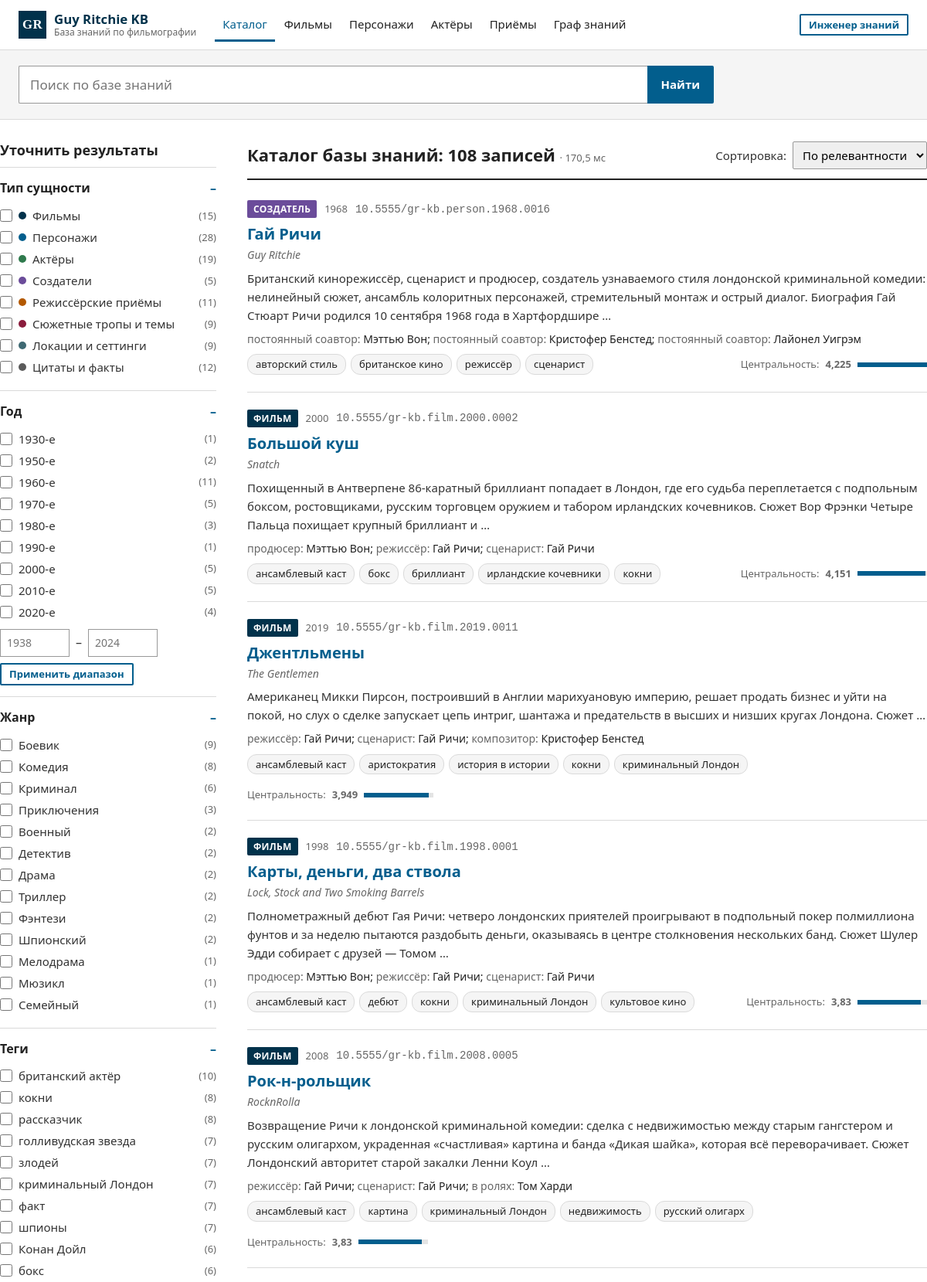
The app's page /search/ (upper part) with its own data.
### knowledge/models.py (models this page shows, shortened)
class EntityType(models.Model):
    code = models.SlugField("Код", max_length=32, unique=True)
    name = models.CharField("Название", max_length=64)
    name_plural = models.CharField("Название (мн. ч.)", max_length=64)
    description = models.TextField("Описание класса", blank=True)
    color = models.CharField("Цвет (HEX)", max_length=7, default="#025e8d",
                             help_text="Цвет бейджа и узла на графе")
    order = models.PositiveSmallIntegerField("Порядок", default=0)
    class Meta:
        ordering = ["order", "name"]
        verbose_name = "Тип сущности"
        verbose_name_plural = "Типы сущностей"

class KnowledgeEntry(models.Model):
    title = models.CharField("Заголовок", max_length=255)
    original_title = models.CharField("Оригинальное название", max_length=255, blank=True)
    slug = models.SlugField("Slug", max_length=200, unique=True, blank=True)
    entity_type = models.ForeignKey(EntityType, on_delete=models.PROTECT,
                                    related_name="entries", verbose_name="Тип сущности")
    summary = models.TextField("Аннотация", help_text="Краткое описание (1–3 предложения)")
    content = models.TextField(
        "Содержание", blank=True,
        help_text="Структурированный текст. Секции начинаются со строки «## Заголовок секции».",
    )
    year = models.PositiveSmallIntegerField("Год", null=True, blank=True, db_index=True)
    genres = models.JSONField("Жанры", default=list, blank=True,
                              help_text='Список строк, например ["криминал", "комедия"]')
    metadata_json = models.JSONField(
        "Атрибуты", default=dict, blank=True,
        help_text='Словарь характеристик: {"Бюджет": "$22 млн", "Длительность": "113 мин"}',
    )
    tags = models.ManyToManyField(Tag, blank=True, related_name="entries", verbose_name="Теги")
    kb_id = models.CharField("Идентификатор БЗ", max_length=64, unique=True,
                             blank=True, null=True, editable=False)
    views = models.PositiveIntegerField("Просмотры", default=0, editable=False)
    is_published = models.BooleanField("Опубликовано", default=True)
    created_at = models.DateTimeField("Создано", auto_now_add=True)
    updated_at = models.DateTimeField("Обновлено", auto_now=True)
    class Meta:
        ordering = ["title"]
        verbose_name = "Запись базы знаний"
        verbose_name_plural = "Записи базы знаний"
        indexes = [models.Index(fields=["entity_type", "year"])]
    def get_absolute_url(self):
        return reverse("portal:entry", kwargs={"slug": self.slug})
    def plain_content(self) -> str:
        return re.sub(r"^\s*##\s*", "", self.content or "", flags=re.M)
    def related_entries(self):
        items = []
        out_qs = self.outgoing.select_related("target__entity_type", "relation_type")
        in_qs = self.incoming.select_related("source__entity_type", "relation_type")
        for r in out_qs:
            if r.target.is_published:
                items.append({"relation": r, "entry": r.target,
                              "label": r.relation_type.name, "direction": "out"})
        for r in in_qs:
            if r.source.is_published:
                items.append({"relation": r, "entry": r.source,
                              "label": r.relation_type.inverse_name or r.relation_type.name,
                              "direction": "in"})
        items.sort(key=lambda x: (x["entry"].entity_type.order, x["label"], x["entry"].title))
        return items

class Relation(models.Model):
    source = models.ForeignKey(KnowledgeEntry, on_delete=models.CASCADE,
                               related_name="outgoing", verbose_name="Источник")
    target = models.ForeignKey(KnowledgeEntry, on_delete=models.CASCADE,
                               related_name="incoming", verbose_name="Цель")
    relation_type = models.ForeignKey(RelationType, on_delete=models.PROTECT,
                                      related_name="relations", verbose_name="Тип связи")
    weight = models.FloatField("Вес", default=1.0, help_text="Сила связи 0..1")
    note = models.CharField("Примечание", max_length=255, blank=True,
                            help_text="Например: «роль второго плана»")
    created_at = models.DateTimeField("Создано", auto_now_add=True)
    class Meta:
        verbose_name = "Связь"
        verbose_name_plural = "Связи"
        constraints = [
            models.UniqueConstraint(fields=["source", "target", "relation_type"],
                                    name="uniq_relation_triple"),
            models.CheckConstraint(condition=~models.Q(source=models.F("target")),
                                   name="relation_no_self_loop"),
        ]

class RelationType(models.Model):
    code = models.SlugField("Код", max_length=48, unique=True)
    name = models.CharField("Прямое имя", max_length=64, help_text="Например: «снялся в»")
    inverse_name = models.CharField("Обратное имя", max_length=64, blank=True,
                                    help_text="Например: «в ролях»")
    is_symmetric = models.BooleanField("Симметричная", default=False)
    description = models.TextField("Описание", blank=True)
    class Meta:
        ordering = ["name"]
        verbose_name = "Тип связи"
        verbose_name_plural = "Типы связей"

class Tag(models.Model):
    name = models.CharField("Тег", max_length=64, unique=True)
    slug = models.SlugField("Slug", max_length=80, unique=True, blank=True)
    class Meta:
        ordering = ["name"]
        verbose_name = "Тег"
        verbose_name_plural = "Теги"

### portal/views.py (the view)
# urls.py: path("search/", views.search_page, name="search"),
def search_page(request):
    filters = Filters.from_querydict(request.GET)
    try:
        page = int(request.GET.get("page", 1))
    except ValueError:
        page = 1
    res = search(query=request.GET.get("q", ""), filters=filters,
                 sort=request.GET.get("sort", "relevance"), page=page)
    type_names = {t["value"]: t["label"] for t in res.facets["type"]}
    tag_names = {t["value"]: t["label"] for t in res.facets["tag"]}
    active = (
        [("type", v, type_names.get(v, v)) for v in filters.types]
        + [("decade", v, f"{v}-е") for v in filters.decades]
        + [("genre", v, v.capitalize()) for v in filters.genres]
        + [("tag", v, tag_names.get(v, v)) for v in filters.tags]
    )
    if filters.year_from or filters.year_to:
        active.append(("year", None, f"Годы: {filters.year_from or '…'}–{filters.year_to or '…'}"))
    return render(request, "portal/search.html", {
        "res": res,
        "q": res.query,
        "sorts": SORTS,
        "active_filters": active,
        "max_score": max((h.score for h in res.hits), default=0),
        "page_window": _page_window(res.page, res.pages),
    })

### portal/templatetags/kb_extras.py (called while the page is built)
def _params(context):
    request = context["request"]
    return request.GET.copy()

@register.simple_tag(takes_context=True)
def url_replace(context, **kwargs):
    params = _params(context)
    for key, value in kwargs.items():
        if value in (None, ""):
            params.pop(key, None)
        else:
            params[key] = value
    return "?" + params.urlencode()

@register.filter
def percent(value, total):
    try:
        return max(2, min(100, round(float(value) / float(total) * 100)))
    except (TypeError, ValueError, ZeroDivisionError):
        return 0

@register.filter
def ru_plural(n, forms):
    one, few, many = forms.split(",")
    try:
        n = abs(int(n))
    except (TypeError, ValueError):
        return many
    if n % 10 == 1 and n % 100 != 11:
        return one
    if 2 <= n % 10 <= 4 and not 12 <= n % 100 <= 14:
        return few
    return many

@register.simple_tag
def type_badge(entity_type, outline=False):
    cls = "badge badge-outline" if outline else "badge"
    return format_html('<span class="{}" style="--c:{}">{}</span>', cls, entity_type.color,
                       entity_type.name)

### portal/views.py (called while the page is built)
def _page_window(page, pages, radius=2):
    nums = sorted({1, pages, *range(max(1, page - radius), min(pages, page + radius) + 1)})
    out, prev = [], 0
    for n in nums:
        if n - prev > 1:
            out.append(None)
        out.append(n)
        prev = n
    return out

### search/engine.py (called while the page is built)
def _degrees():
    out = {}
    for eid, n in Relation.objects.values_list("source_id").annotate(n=Count("id")):
        out[eid] = out.get(eid, 0) + n
    for eid, n in Relation.objects.values_list("target_id").annotate(n=Count("id")):
        out[eid] = out.get(eid, 0) + n
    return out

def _doc_attrs(entries):
    tags_by_entry = {}
    for eid, slug in KnowledgeEntry.tags.through.objects.filter(
            knowledgeentry_id__in=[e.pk for e in entries]).values_list(
            "knowledgeentry_id", "tag__slug"):
        tags_by_entry.setdefault(eid, []).append(slug)
    return [{
        "id": e.pk,
        "type": e.entity_type.code,
        "year": e.year,
        "decade": (e.year // 10 * 10) if e.year else None,
        "genres": [g.lower() for g in (e.genres or [])],
        "tags": tags_by_entry.get(e.pk, []),
    } for e in entries]

### search/facets.py (called while the page is built)
def apply_filters(docs, f: Filters):
    return [d for d in docs if _passes(d, f)]

### search/normalizer.py (called while the page is built)
def _analyzer():
    global _morph
    if _morph is None:
        _morph = pymorphy3.MorphAnalyzer()
    return _morph

### templates/portal/search.html (shortened to what this page needs)
{% extends "base.html" %}
{% load kb_extras %}
{% block content %}
<div class="search-bar">
  <div class="container">
    <form action="{% url 'portal:search' %}" method="get" role="search">
      <input id="q" type="search" name="q" value="{{ q }}" placeholder="Поиск по базе знаний"
             data-suggest="{% url 'portal:api_suggest' %}">
      <button class="btn" type="submit">Найти</button>
    </form>
  </div>
</div>
<div class="container search-layout">
  <aside class="facets" aria-label="Фильтры">
    <form method="get" action="{% url 'portal:search' %}" data-autosubmit>
      <h2>Уточнить результаты {% if active_filters %}<a href="?q={{ q|urlencode }}&sort={{ res.sort }}">Сбросить</a>{% endif %}</h2>
      <details class="facet" open>
        <summary>Тип сущности</summary>
        <ul>
          {% for f in res.facets.type %}
          <li><label class="{% if not f.count and not f.selected %}zero{% endif %}">
            <input type="checkbox" name="type" value="{{ f.value }}" {% if f.selected %}checked{% endif %}>
            <span class="swatch" style="--c:{{ f.color }}"></span>
            <span class="lbl">{{ f.label }}</span><span class="cnt">({{ f.count }})</span>
          </label></li>
          {% endfor %}
        </ul>
      </details>
      <details class="facet" open>
        <summary>Год</summary>
        <ul>
          {% for f in res.facets.decade %}
          <li><label>
            <input type="checkbox" name="decade" value="{{ f.value }}" {% if f.selected %}checked{% endif %}>
            <span class="lbl">{{ f.label }}</span><span class="cnt">({{ f.count }})</span>
          </label></li>
          {% empty %}<li class="muted small">Нет датированных записей</li>
          {% endfor %}
        </ul>
        <div class="year-range">
          <input id="yf" type="number" name="year_from" min="1900" max="2100"
                 value="{{ res.filters.year_from|default_if_none:'' }}" placeholder="{{ res.facets.year.min|default_if_none:'с' }}">
          <span>–</span>
          <input id="yt" type="number" name="year_to" min="1900" max="2100"
                 value="{{ res.filters.year_to|default_if_none:'' }}" placeholder="{{ res.facets.year.max|default_if_none:'по' }}">
        </div>
        <button class="btn btn-sm btn-outline" type="submit">Применить диапазон</button>
      </details>
      {% if res.facets.genre %}
      <details class="facet" open>
        <summary>Жанр</summary>
        <ul>
          {% for f in res.facets.genre %}
          <li><label>
            <input type="checkbox" name="genre" value="{{ f.value }}" {% if f.selected %}checked{% endif %}>
            <span class="lbl">{{ f.label }}</span><span class="cnt">({{ f.count }})</span>
          </label></li>
          {% endfor %}
        </ul>
      </details>
      {% endif %}
      {% if res.facets.tag %}
      <details class="facet" open>
        <summary>Теги</summary>
        <ul>
          {% for f in res.facets.tag %}
          <li><label>
            <input type="checkbox" name="tag" value="{{ f.value }}" {% if f.selected %}checked{% endif %}>
            <span class="lbl">{{ f.label }}</span><span class="cnt">({{ f.count }})</span>
          </label></li>
          {% endfor %}
        </ul>
      </details>
      {% endif %}
    </form>
  </aside>
  <section aria-label="Результаты поиска">
    <div class="results-head">
      <h1>
        {% if q %}{{ res.total }} {{ res.total|ru_plural:"результат,результата,результатов" }} по запросу «{{ q }}»
        {% else %}Каталог базы знаний: {{ res.total }} {{ res.total|ru_plural:"запись,записи,записей" }}{% endif %}
        <span class="took">· {{ res.took_ms }} мс</span>
      </h1>
      <form class="sort-form" method="get" data-autosubmit>
        <label for="sort">Сортировка:</label>
        <select id="sort" name="sort">
          {% for key, label in sorts.items %}
          <option value="{{ key }}" {% if key == res.sort %}selected{% endif %}>{{ label }}</option>
          {% endfor %}
        </select>
      </form>
    </div>
    {% if res.hits %}
    <ol class="result-list">
      {% for hit in res.hits %}{% include "portal/includes/result_card.html" %}{% endfor %}
    </ol>
    {% else %}
    <div class="empty-state">
      <h2>Ничего не найдено</h2>
      <p>Попробуйте изменить запрос или <a href="?q={{ q|urlencode }}">сбросить фильтры</a>.</p>
    </div>
    {% endif %}
  </section>
</div>
{% endblock %}

### templates/portal/includes/result_card.html (shortened to what this page needs)
{% load kb_extras %}
<li class="result">
  <div class="result-top">
    {% type_badge hit.entry.entity_type %}
    {% if hit.entry.year %}<span>{{ hit.entry.year }}</span>{% endif %}
    <span class="kb-id">{{ hit.entry.kb_id }}</span>
  </div>
  <h3><a href="{{ hit.entry.get_absolute_url }}">{{ hit.title_html }}</a></h3>
  {% if hit.entry.original_title %}<div class="orig">{{ hit.entry.original_title }}</div>{% endif %}
  <p class="snippet">{{ hit.snippet_html }}</p>
  {% if hit.related %}
  <div class="persons">
    {% for r in hit.related %}<span class="rel">{{ r.label }}:</span> <a href="{{ r.entry.get_absolute_url }}">{{ r.entry.title }}</a>{% if not forloop.last %}; {% endif %}{% endfor %}
  </div>
  {% endif %}
  <div class="result-bottom">
    <ul class="tags">
      {% for t in hit.entry.tags.all|slice:":5" %}
      <li><a class="tag" href="{% url 'portal:search' %}?tag={{ t.slug }}">{{ t.name }}</a></li>
      {% endfor %}
    </ul>
    <div class="score" title="Итоговый скор ранжирования">
      {% if hit.explain %}Релевантность{% else %}Центральность{% endif %}: <strong>{{ hit.score }}</strong>
      <span class="score-bar"><span style="width: {{ hit.score|percent:max_score }}%"></span></span>
    </div>
  </div>
</li>

### records on screen
EntityType: label "Фильмы"
EntityType: label "Персонажи"
EntityType: label "Актёры"
EntityType: label "Создатели"
EntityType: label "Режиссёрские приёмы"
EntityType: label "Сюжетные тропы и темы"
EntityType: label "Локации и сеттинги"
EntityType: label "Цитаты и факты"
KnowledgeEntry: entity_type.name "СОЗДАТЕЛЬ", entry.year "1968", entry.kb_id "10.5555/gr-kb.person.1968.0016", title_html "Гай Ричи", entry.original_title "Guy Ritchie", snippet_html "Британский кинорежиссёр, сценарист и продюсер, создатель узнаваемого стиля лондонской криминальной комедии: нелинейный сюжет, ансамбль колоритных персонажей, стремительный монтаж и острый диалог. Биография Гай Стюарт Ричи родился 10 сентября 1968 года в Хартфордшире …", shows "Центральность", score "4,225", {{ hit.score|percent:max_score }} 100 (drawn)
Relation: label "постоянный соавтор", entry "Мэттью Вон"
Relation: label "постоянный соавтор", entry "Кристофер Бенстед"
Relation: label "постоянный соавтор", entry "Лайонел Уигрэм"
Tag: name "авторский стиль"
Tag: name "британское кино"
Tag: name "режиссёр"
Tag: name "сценарист"
KnowledgeEntry: entity_type.name "ФИЛЬМ", entry.year "2000", entry.kb_id "10.5555/gr-kb.film.2000.0002", title_html "Большой куш", entry.original_title "Snatch", snippet_html "Похищенный в Антверпене 86-каратный бриллиант попадает в Лондон, где его судьба переплетается с подпольным боксом, ростовщиками, русским торговцем оружием и табором ирландских кочевников. Сюжет Вор Фрэнки Четыре Пальца похищает крупный бриллиант и …", shows "Центральность", score "4,151", {{ hit.score|percent:max_score }} 98 (drawn)
Relation: label "продюсер", entry "Мэттью Вон"
Relation: label "режиссёр", entry "Гай Ричи"
Relation: label "сценарист", entry "Гай Ричи"
Tag: name "ансамблевый каст"
Tag: name "бокс"
Tag: name "бриллиант"
Tag: name "ирландские кочевники"
Tag: name "кокни"
KnowledgeEntry: entity_type.name "ФИЛЬМ", entry.year "2019", entry.kb_id "10.5555/gr-kb.film.2019.0011", title_html "Джентльмены", entry.original_title "The Gentlemen", snippet_html "Американец Микки Пирсон, построивший в Англии марихуановую империю, решает продать бизнес и уйти на покой, но слух о сделке запускает цепь интриг, шантажа и предательств в высших и низших кругах Лондона. Сюжет …", shows "Центральность", score "3,949", {{ hit.score|percent:max_score }} 93 (drawn)
Relation: label "режиссёр", entry "Гай Ричи"
Relation: label "сценарист", entry "Гай Ричи"
Relation: label "композитор", entry "Кристофер Бенстед"
Tag: name "аристократия"
Tag: name "история в истории"
Tag: name "криминальный Лондон"
KnowledgeEntry: entity_type.name "ФИЛЬМ", entry.year "1998", entry.kb_id "10.5555/gr-kb.film.1998.0001", title_html "Карты, деньги, два ствола", entry.original_title "Lock, Stock and Two Smoking Barrels", snippet_html "Полнометражный дебют Гая Ричи: четверо лондонских приятелей проигрывают в подпольный покер полмиллиона фунтов и за неделю пытаются раздобыть деньги, оказываясь в центре столкновения нескольких банд. Сюжет Шулер Эдди собирает с друзей — Томом …", shows "Центральность", score "3,83", {{ hit.score|percent:max_score }} 91 (drawn)
Relation: label "продюсер", entry "Мэттью Вон"
Relation: label "режиссёр", entry "Гай Ричи"
Relation: label "сценарист", entry "Гай Ричи"
Tag: name "дебют"
Tag: name "культовое кино"
KnowledgeEntry: entity_type.name "ФИЛЬМ", entry.year "2008", entry.kb_id "10.5555/gr-kb.film.2008.0005", title_html "Рок-н-рольщик", entry.original_title "RocknRolla", snippet_html "Возвращение Ричи к лондонской криминальной комедии: сделка с недвижимостью между старым гангстером и русским олигархом, украденная «счастливая» картина и банда «Дикая шайка», которая всё переворачивает. Сюжет Лондонский авторитет старой закалки Ленни Коул …", shows "Центральность", score "3,83", {{ hit.score|percent:max_score }} 91 (drawn)
Relation: label "режиссёр", entry "Гай Ричи"
Relation: label "сценарист", entry "Гай Ричи"
Relation: label "в ролях", entry "Том Харди"
Tag: name "картина"
Tag: name "недвижимость"
Tag: name "русский олигарх"

### other values on screen
{{ f.count }} "15" "28" "19" "5" "11" "9" "9" "12"
{{ f.label }} "1930-е" "1950-е" "1960-е" "1970-е" "1980-е" "1990-е" "2000-е" "2010-е" "2020-е"
{{ f.count }} "1" "2" "11" "5" "3" "1" "5" "5" "4"
{{ f.label }} "Боевик" "Комедия" "Криминал" "Приключения" "Военный" "Детектив" "Драма" "Триллер" "Фэнтези" "Шпионский" "Мелодрама" "Мюзикл" "Семейный"
{{ f.count }} "9" "8" "6" "3" "2" "2" "2" "2" "2" "2" "1" "1" "1"
{{ f.label }} "британский актёр" "кокни" "рассказчик" "голливудская звезда" "злодей" "криминальный Лондон" "факт" "шпионы" "Конан Дойл" "бокс"
{{ f.count }} "10" "8" "8" "7" "7" "7" "7" "7" "6" "6"
{{ res.total }} "108"
{{ res.total|ru_plural:"запись,записи,записей" }} "записей"
{{ res.took_ms }} "170,5"
form field sort "По релевантности"
